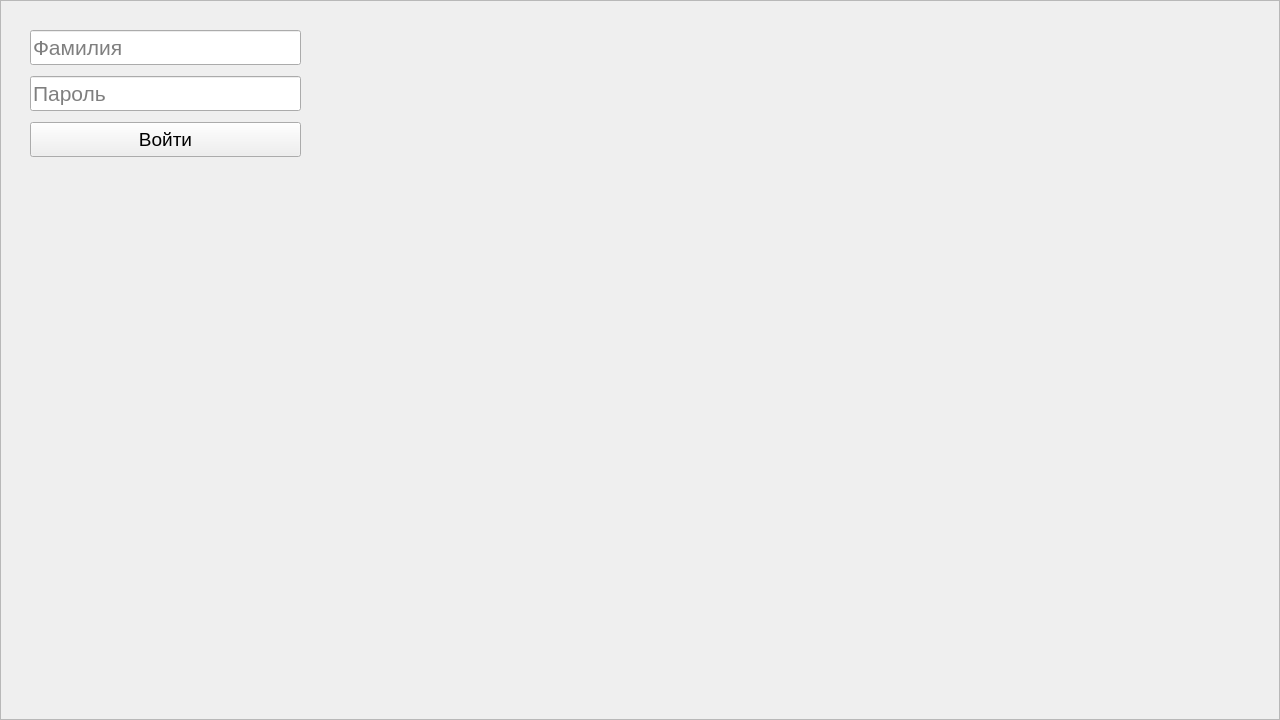
<?xml version="1.0" encoding="UTF-8"?>
<ui version="4.0">
 <class>MainWindow</class>
 <widget class="QMainWindow" name="MainWindow">
  <property name="geometry">
   <rect>
    <x>0</x>
    <y>0</y>
    <width>1280</width>
    <height>720</height>
   </rect>
  </property>
  <property name="windowTitle">
   <string>MainWindow</string>
  </property>
  <widget class="QWidget" name="centralwidget">
   <widget class="QFrame" name="frame_auth">
    <property name="geometry">
     <rect>
      <x>0</x>
      <y>0</y>
      <width>1280</width>
      <height>720</height>
     </rect>
    </property>
    <property name="frameShape">
     <enum>QFrame::Shape::StyledPanel</enum>
    </property>
    <property name="frameShadow">
     <enum>QFrame::Shadow::Raised</enum>
    </property>
    <widget class="QLineEdit" name="le_login">
     <property name="geometry">
      <rect>
       <x>30</x>
       <y>30</y>
       <width>271</width>
       <height>35</height>
      </rect>
     </property>
     <property name="font">
      <font>
       <pointsize>16</pointsize>
      </font>
     </property>
     <property name="placeholderText">
      <string>Фамилия</string>
     </property>
    </widget>
    <widget class="QLineEdit" name="le_password">
     <property name="geometry">
      <rect>
       <x>30</x>
       <y>76</y>
       <width>271</width>
       <height>35</height>
      </rect>
     </property>
     <property name="font">
      <font>
       <pointsize>16</pointsize>
      </font>
     </property>
     <property name="placeholderText">
      <string>Пароль</string>
     </property>
    </widget>
    <widget class="QPushButton" name="pb_login">
     <property name="geometry">
      <rect>
       <x>30</x>
       <y>122</y>
       <width>271</width>
       <height>35</height>
      </rect>
     </property>
     <property name="font">
      <font>
       <pointsize>14</pointsize>
      </font>
     </property>
     <property name="text">
      <string>Войти</string>
     </property>
    </widget>
   </widget>
   <widget class="QFrame" name="frame_main">
    <property name="geometry">
     <rect>
      <x>0</x>
      <y>1000</y>
      <width>1280</width>
      <height>720</height>
     </rect>
    </property>
    <property name="frameShape">
     <enum>QFrame::Shape::StyledPanel</enum>
    </property>
    <property name="frameShadow">
     <enum>QFrame::Shadow::Raised</enum>
    </property>
    <widget class="QTreeWidget" name="treeWidget">
     <property name="geometry">
      <rect>
       <x>2</x>
       <y>2</y>
       <width>257</width>
       <height>717</height>
      </rect>
     </property>
     <property name="font">
      <font>
       <pointsize>12</pointsize>
      </font>
     </property>
     <property name="autoExpandDelay">
      <number>-1</number>
     </property>
     <property name="itemsExpandable">
      <bool>true</bool>
     </property>
     <property name="animated">
      <bool>false</bool>
     </property>
     <property name="allColumnsShowFocus">
      <bool>false</bool>
     </property>
     <property name="wordWrap">
      <bool>false</bool>
     </property>
     <attribute name="headerVisible">
      <bool>false</bool>
     </attribute>
     <attribute name="headerCascadingSectionResizes">
      <bool>false</bool>
     </attribute>
     <attribute name="headerHighlightSections">
      <bool>false</bool>
     </attribute>
     <attribute name="headerShowSortIndicator" stdset="0">
      <bool>false</bool>
     </attribute>
     <attribute name="headerStretchLastSection">
      <bool>true</bool>
     </attribute>
     <column>
      <property name="text">
       <string notr="true">Столбец 1</string>
      </property>
     </column>
     <item>
      <property name="text">
       <string>Компьютеры и ноутбуки</string>
      </property>
      <property name="font">
       <font>
        <pointsize>9</pointsize>
        <bold>true</bold>
       </font>
      </property>
      <item>
       <property name="text">
        <string>Персональные компьютеры</string>
       </property>
      </item>
      <item>
       <property name="text">
        <string>Ноутбуки</string>
       </property>
      </item>
      <item>
       <property name="text">
        <string>Моноблоки</string>
       </property>
      </item>
      <item>
       <property name="text">
        <string>Серверы</string>
       </property>
      </item>
     </item>
     <item>
      <property name="text">
       <string>Периферия</string>
      </property>
      <property name="font">
       <font>
        <pointsize>9</pointsize>
        <bold>true</bold>
       </font>
      </property>
      <item>
       <property name="text">
        <string>Аудиооборудование</string>
       </property>
       <property name="font">
        <font>
         <italic>false</italic>
         <bold>false</bold>
        </font>
       </property>
       <item>
        <property name="text">
         <string>Наушники и гарнитуры</string>
        </property>
       </item>
       <item>
        <property name="text">
         <string>Колонки</string>
        </property>
       </item>
       <item>
        <property name="text">
         <string>Микрофоны</string>
        </property>
       </item>
      </item>
      <item>
       <property name="text">
        <string>Видеоустройства</string>
       </property>
       <item>
        <property name="text">
         <string>Мониторы</string>
        </property>
       </item>
       <item>
        <property name="text">
         <string>Проекторы</string>
        </property>
       </item>
       <item>
        <property name="text">
         <string>Веб-камеры</string>
        </property>
       </item>
       <item>
        <property name="text">
         <string>Видеокамеры</string>
        </property>
       </item>
      </item>
      <item>
       <property name="text">
        <string>Устройства ввода</string>
       </property>
       <item>
        <property name="text">
         <string>Мыши</string>
        </property>
       </item>
       <item>
        <property name="text">
         <string>Клавиатуры</string>
        </property>
       </item>
      </item>
      <item>
       <property name="text">
        <string>Печать и сканирование</string>
       </property>
       <item>
        <property name="text">
         <string>Принтеры</string>
        </property>
       </item>
       <item>
        <property name="text">
         <string>Сканеры</string>
        </property>
       </item>
       <item>
        <property name="text">
         <string>МФУ</string>
        </property>
       </item>
      </item>
     </item>
     <item>
      <property name="text">
       <string>Сетевое оборудование</string>
      </property>
      <property name="font">
       <font>
        <pointsize>9</pointsize>
        <bold>true</bold>
       </font>
      </property>
      <item>
       <property name="text">
        <string>Маршрутизаторы</string>
       </property>
      </item>
      <item>
       <property name="text">
        <string>Коммутаторы</string>
       </property>
      </item>
     </item>
     <item>
      <property name="text">
       <string>Прочее</string>
      </property>
      <property name="font">
       <font>
        <pointsize>9</pointsize>
        <bold>true</bold>
       </font>
      </property>
      <item>
       <property name="text">
        <string>Интерактивные доски</string>
       </property>
      </item>
      <item>
       <property name="text">
        <string>3D-принтеры</string>
       </property>
      </item>
      <item>
       <property name="text">
        <string>ИБП</string>
       </property>
      </item>
     </item>
    </widget>
    <widget class="QPushButton" name="pb_logout">
     <property name="geometry">
      <rect>
       <x>88</x>
       <y>678</y>
       <width>81</width>
       <height>35</height>
      </rect>
     </property>
     <property name="font">
      <font>
       <pointsize>14</pointsize>
      </font>
     </property>
     <property name="text">
      <string>Выйти</string>
     </property>
    </widget>
    <widget class="QPushButton" name="pb_addNewUser">
     <property name="geometry">
      <rect>
       <x>8</x>
       <y>638</y>
       <width>243</width>
       <height>35</height>
      </rect>
     </property>
     <property name="font">
      <font>
       <pointsize>14</pointsize>
      </font>
     </property>
     <property name="text">
      <string>Создать пользователя</string>
     </property>
    </widget>
   </widget>
   <widget class="QFrame" name="frame_device">
    <property name="geometry">
     <rect>
      <x>262</x>
      <y>1000</y>
      <width>1015</width>
      <height>719</height>
     </rect>
    </property>
    <property name="frameShape">
     <enum>QFrame::Shape::StyledPanel</enum>
    </property>
    <property name="frameShadow">
     <enum>QFrame::Shadow::Raised</enum>
    </property>
    <widget class="QPushButton" name="pb_addNewDevice">
     <property name="geometry">
      <rect>
       <x>900</x>
       <y>2</y>
       <width>115</width>
       <height>35</height>
      </rect>
     </property>
     <property name="font">
      <font>
       <pointsize>14</pointsize>
      </font>
     </property>
     <property name="text">
      <string>Добавить</string>
     </property>
    </widget>
    <widget class="QTableWidget" name="tw_devices">
     <property name="geometry">
      <rect>
       <x>0</x>
       <y>40</y>
       <width>1015</width>
       <height>679</height>
      </rect>
     </property>
     <property name="font">
      <font>
       <pointsize>12</pointsize>
      </font>
     </property>
     <property name="editTriggers">
      <set>QAbstractItemView::EditTrigger::NoEditTriggers</set>
     </property>
     <property name="selectionMode">
      <enum>QAbstractItemView::SelectionMode::NoSelection</enum>
     </property>
     <property name="verticalScrollMode">
      <enum>QAbstractItemView::ScrollMode::ScrollPerPixel</enum>
     </property>
     <attribute name="verticalHeaderVisible">
      <bool>false</bool>
     </attribute>
     <column>
      <property name="text">
       <string>Уникальный
номер</string>
      </property>
     </column>
     <column>
      <property name="text">
       <string>Модель</string>
      </property>
     </column>
     <column>
      <property name="text">
       <string>Поставщик</string>
      </property>
     </column>
     <column>
      <property name="text">
       <string>Кабинет</string>
      </property>
     </column>
     <column>
      <property name="text">
       <string>Тип</string>
      </property>
     </column>
    </widget>
    <widget class="QLineEdit" name="le_fId">
     <property name="geometry">
      <rect>
       <x>0</x>
       <y>2</y>
       <width>150</width>
       <height>35</height>
      </rect>
     </property>
     <property name="font">
      <font>
       <pointsize>12</pointsize>
      </font>
     </property>
     <property name="placeholderText">
      <string>ID</string>
     </property>
    </widget>
    <widget class="QLineEdit" name="le_fModel">
     <property name="geometry">
      <rect>
       <x>160</x>
       <y>2</y>
       <width>150</width>
       <height>35</height>
      </rect>
     </property>
     <property name="font">
      <font>
       <pointsize>12</pointsize>
      </font>
     </property>
     <property name="placeholderText">
      <string>Модель</string>
     </property>
    </widget>
    <widget class="QLineEdit" name="le_fManufacturer">
     <property name="geometry">
      <rect>
       <x>320</x>
       <y>2</y>
       <width>150</width>
       <height>35</height>
      </rect>
     </property>
     <property name="font">
      <font>
       <pointsize>12</pointsize>
      </font>
     </property>
     <property name="placeholderText">
      <string>Поставщик</string>
     </property>
    </widget>
    <widget class="QLineEdit" name="le_fRoom">
     <property name="geometry">
      <rect>
       <x>480</x>
       <y>2</y>
       <width>150</width>
       <height>35</height>
      </rect>
     </property>
     <property name="font">
      <font>
       <pointsize>12</pointsize>
      </font>
     </property>
     <property name="placeholderText">
      <string>Кабинет</string>
     </property>
    </widget>
    <widget class="QPushButton" name="pb_clear">
     <property name="geometry">
      <rect>
       <x>640</x>
       <y>2</y>
       <width>217</width>
       <height>35</height>
      </rect>
     </property>
     <property name="font">
      <font>
       <pointsize>14</pointsize>
      </font>
     </property>
     <property name="text">
      <string>Отчистить фильтры</string>
     </property>
    </widget>
   </widget>
   <widget class="QFrame" name="frame_deviceDetails">
    <property name="geometry">
     <rect>
      <x>262</x>
      <y>1000</y>
      <width>1015</width>
      <height>717</height>
     </rect>
    </property>
    <property name="frameShape">
     <enum>QFrame::Shape::StyledPanel</enum>
    </property>
    <property name="frameShadow">
     <enum>QFrame::Shadow::Raised</enum>
    </property>
    <widget class="QPushButton" name="pb_back">
     <property name="geometry">
      <rect>
       <x>0</x>
       <y>0</y>
       <width>93</width>
       <height>35</height>
      </rect>
     </property>
     <property name="font">
      <font>
       <pointsize>14</pointsize>
      </font>
     </property>
     <property name="text">
      <string>Назад</string>
     </property>
    </widget>
    <widget class="QLabel" name="label">
     <property name="geometry">
      <rect>
       <x>2</x>
       <y>42</y>
       <width>97</width>
       <height>35</height>
      </rect>
     </property>
     <property name="font">
      <font>
       <pointsize>14</pointsize>
      </font>
     </property>
     <property name="text">
      <string>Модель:</string>
     </property>
    </widget>
    <widget class="QLabel" name="label_2">
     <property name="geometry">
      <rect>
       <x>2</x>
       <y>82</y>
       <width>129</width>
       <height>35</height>
      </rect>
     </property>
     <property name="font">
      <font>
       <pointsize>14</pointsize>
      </font>
     </property>
     <property name="text">
      <string>Поставщик:</string>
     </property>
    </widget>
    <widget class="QLabel" name="label_3">
     <property name="geometry">
      <rect>
       <x>2</x>
       <y>122</y>
       <width>171</width>
       <height>35</height>
      </rect>
     </property>
     <property name="font">
      <font>
       <pointsize>14</pointsize>
      </font>
     </property>
     <property name="text">
      <string>Ответственный:</string>
     </property>
    </widget>
    <widget class="QLabel" name="label_4">
     <property name="geometry">
      <rect>
       <x>2</x>
       <y>162</y>
       <width>99</width>
       <height>35</height>
      </rect>
     </property>
     <property name="font">
      <font>
       <pointsize>14</pointsize>
      </font>
     </property>
     <property name="text">
      <string>Кабинет:</string>
     </property>
    </widget>
    <widget class="QLabel" name="label_5">
     <property name="geometry">
      <rect>
       <x>2</x>
       <y>202</y>
       <width>63</width>
       <height>35</height>
      </rect>
     </property>
     <property name="font">
      <font>
       <pointsize>14</pointsize>
      </font>
     </property>
     <property name="text">
      <string>Тип:</string>
     </property>
    </widget>
    <widget class="QLabel" name="label_6">
     <property name="geometry">
      <rect>
       <x>2</x>
       <y>242</y>
       <width>85</width>
       <height>35</height>
      </rect>
     </property>
     <property name="font">
      <font>
       <pointsize>14</pointsize>
      </font>
     </property>
     <property name="text">
      <string>Статус:</string>
     </property>
    </widget>
    <widget class="QLineEdit" name="le_model">
     <property name="geometry">
      <rect>
       <x>174</x>
       <y>44</y>
       <width>300</width>
       <height>35</height>
      </rect>
     </property>
     <property name="font">
      <font>
       <pointsize>14</pointsize>
      </font>
     </property>
    </widget>
    <widget class="QLineEdit" name="le_manufacturer">
     <property name="geometry">
      <rect>
       <x>174</x>
       <y>84</y>
       <width>300</width>
       <height>35</height>
      </rect>
     </property>
     <property name="font">
      <font>
       <pointsize>14</pointsize>
      </font>
     </property>
    </widget>
    <widget class="QLineEdit" name="le_responsible">
     <property name="geometry">
      <rect>
       <x>174</x>
       <y>124</y>
       <width>300</width>
       <height>35</height>
      </rect>
     </property>
     <property name="font">
      <font>
       <pointsize>14</pointsize>
      </font>
     </property>
    </widget>
    <widget class="QLineEdit" name="le_room">
     <property name="geometry">
      <rect>
       <x>174</x>
       <y>164</y>
       <width>300</width>
       <height>35</height>
      </rect>
     </property>
     <property name="font">
      <font>
       <pointsize>14</pointsize>
      </font>
     </property>
    </widget>
    <widget class="QComboBox" name="cb_status">
     <property name="geometry">
      <rect>
       <x>174</x>
       <y>244</y>
       <width>300</width>
       <height>35</height>
      </rect>
     </property>
     <property name="font">
      <font>
       <pointsize>14</pointsize>
      </font>
     </property>
    </widget>
    <widget class="QPushButton" name="pb_change">
     <property name="geometry">
      <rect>
       <x>496</x>
       <y>44</y>
       <width>119</width>
       <height>35</height>
      </rect>
     </property>
     <property name="font">
      <font>
       <pointsize>14</pointsize>
      </font>
     </property>
     <property name="text">
      <string>Изменить</string>
     </property>
    </widget>
    <widget class="QPushButton" name="pb_ok">
     <property name="geometry">
      <rect>
       <x>622</x>
       <y>44</y>
       <width>93</width>
       <height>35</height>
      </rect>
     </property>
     <property name="font">
      <font>
       <pointsize>14</pointsize>
      </font>
     </property>
     <property name="text">
      <string>Ок</string>
     </property>
    </widget>
    <widget class="QComboBox" name="cb_type">
     <property name="geometry">
      <rect>
       <x>174</x>
       <y>204</y>
       <width>300</width>
       <height>35</height>
      </rect>
     </property>
     <property name="font">
      <font>
       <pointsize>14</pointsize>
      </font>
     </property>
    </widget>
    <widget class="QPushButton" name="pb_delete">
     <property name="geometry">
      <rect>
       <x>498</x>
       <y>84</y>
       <width>93</width>
       <height>35</height>
      </rect>
     </property>
     <property name="font">
      <font>
       <pointsize>14</pointsize>
      </font>
     </property>
     <property name="text">
      <string>Удалить</string>
     </property>
    </widget>
   </widget>
  </widget>
 </widget>
 <resources/>
 <connections/>
</ui>
